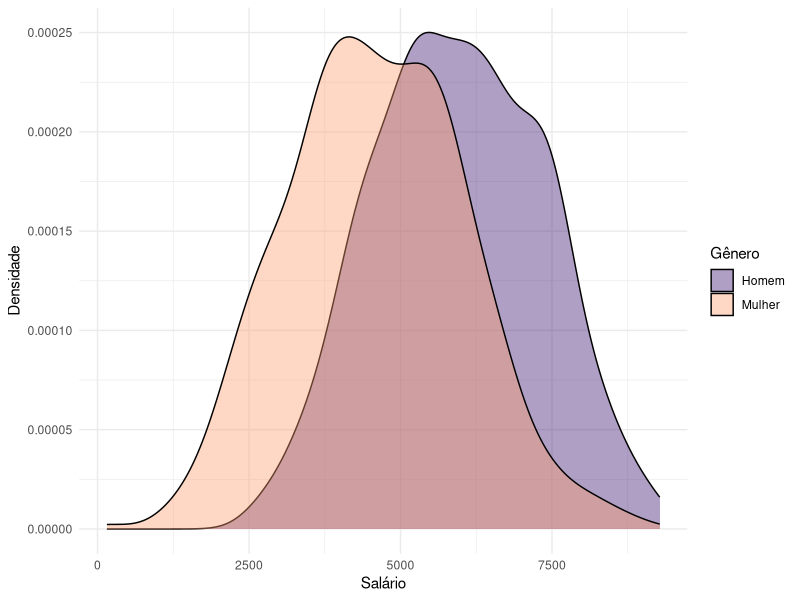
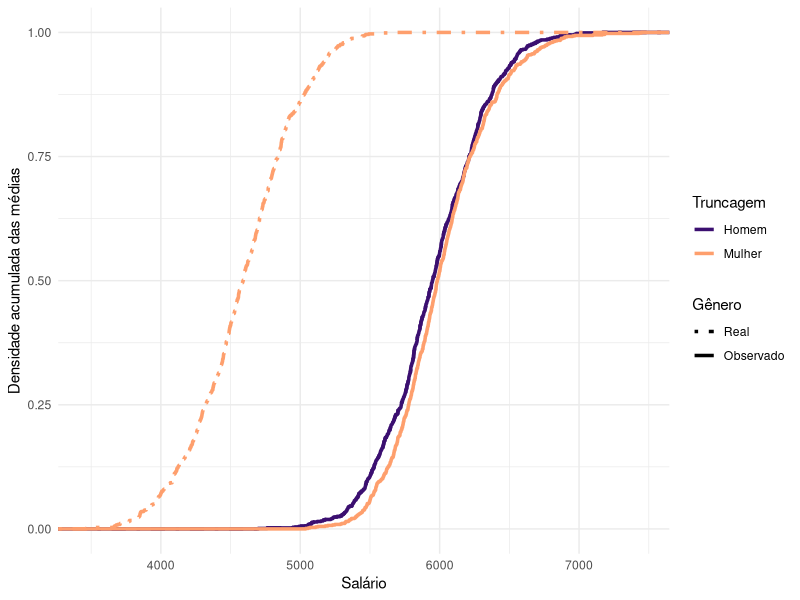
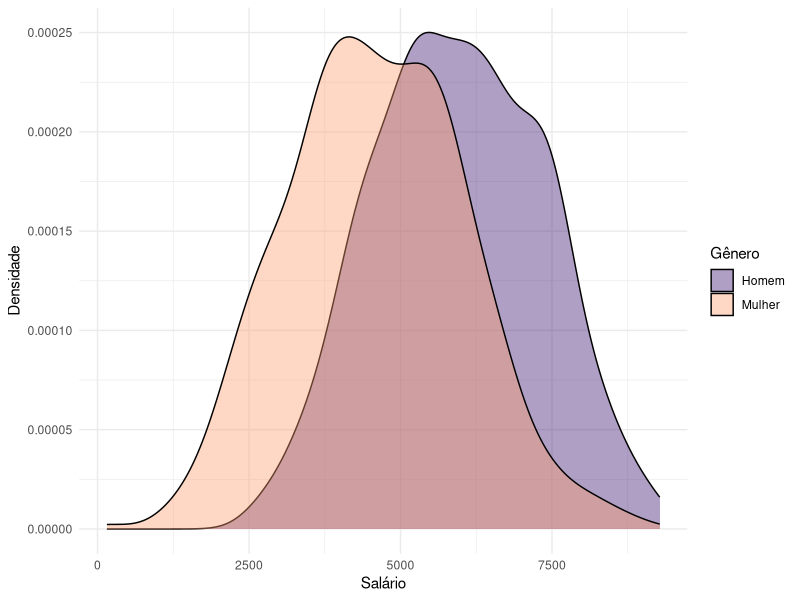
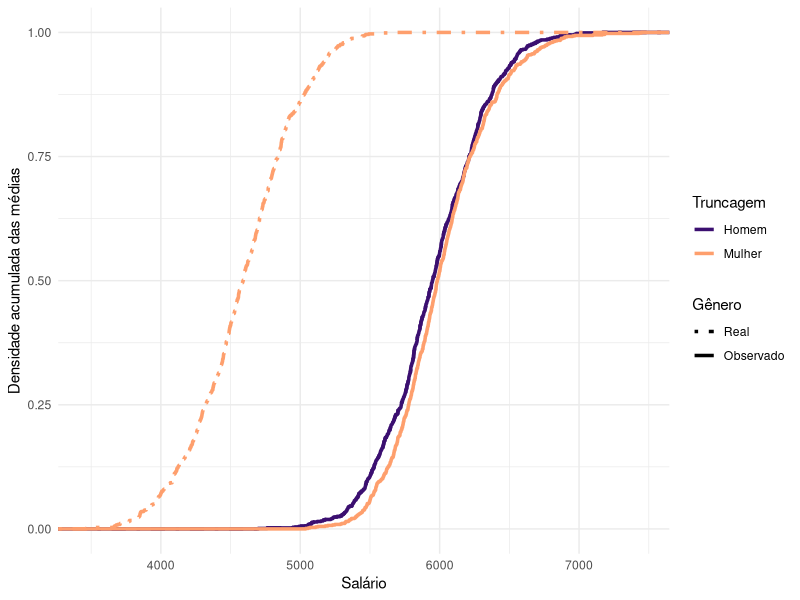

Write R code to recreate these figures, in order.
# Carregando as bibliotecas
library(tidyverse)

# Simulação: Monte Carlo --------------------------------------------------

N <- 1000
n_amostras <- 1000

# Reprodutibilidade
set.seed(123)

# Gera os dados
sal_base <- runif(N, min = 4000, max = 8000)
gen <- sample(c("Homem", "Mulher"), N, replace = TRUE, prob = c(0.5, 0.5))
gen_dummy <- as.integer(gen == "Mulher")
sal <- sal_base - 1500 * gen_dummy + rnorm(N, sd = 800)

# Valor de corte arbitrário para truncagem
corte <- 5000

# Cria a base de dados com a variável truncada, para ser usada na análise
da_mc <- tibble(sal, gen) |> 
  mutate(trunc = sal < corte & gen == "Mulher")

# Distribuição dos salários -----------------------------------------------

# Gráfico de densidade dos salários, comparando homens e mulheres,
# considerando todos os dados
p <- da_mc |> 
  ggplot(aes(x = sal, fill = gen)) +
  geom_density() +
  scale_fill_viridis_d(begin = .2, end = .8, option = 1, alpha = .4) +
  theme_minimal() +
  labs(
    x = "Salário",
    y = "Densidade",
    fill = "Gênero"
  )

p

ggsave("fig/dist1.pdf", p, width = 8, height = 6, dpi = 600, bg = "white")

# Gráfico cumulativo ------------------------------------------------------

# Realiza amostras de 30 observações, obtendo a média dos salários truncados 
# e não truncados para as mulheres
amostras <- map(seq_len(n_amostras), \(x) {
  da_mc |> 
    slice_sample(n = 30) |> 
    summarise(
      m_trunc = mean(sal[!trunc]),
      m_ntrunc = mean(sal),
      .by = gen
    )
}, .progress = TRUE)

# Constrói o gráfico cumulativo das médias, comparando truncados e não truncados
p <- amostras |> 
  list_rbind(names_to = "amostra") |> 
  pivot_longer(c(m_trunc, m_ntrunc)) |> 
  mutate(
    name = ifelse(name == "m_trunc", "Observado", "Real"),
    name = factor(name, levels = c("Real", "Observado"))
  ) |> 
  ggplot(aes(x = value, colour = gen, linetype = name)) +
  stat_ecdf(geom = "step", linewidth = 1.2) +
  scale_colour_viridis_d(begin = .2, end = .8, option = 1) +
  scale_linetype_manual(values = c(4, 1)) +
  theme_minimal() +
  labs(
    x = "Salário",
    y = "Densidade acumulada das médias",
    colour = "Truncagem",
    linetype = "Gênero"
  )

p

ggsave("fig/monte1.pdf", p, width = 10, height = 6, dpi = 600, bg = "white")
